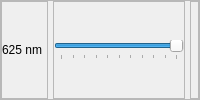
                        <widget class="QFrame" name="Chrolis12_frame">
                         <property name="frameShape">
                          <enum>QFrame::StyledPanel</enum>
                         </property>
                         <property name="frameShadow">
                          <enum>QFrame::Raised</enum>
                         </property>
                         <layout class="QHBoxLayout" name="aa_24">
                          <property name="spacing">
                           <number>5</number>
                          </property>
                          <property name="leftMargin">
                           <number>0</number>
                          </property>
                          <property name="topMargin">
                           <number>0</number>
                          </property>
                          <property name="rightMargin">
                           <number>0</number>
                          </property>
                          <property name="bottomMargin">
                           <number>0</number>
                          </property>
                          <item>
                           <widget class="QFrame" name="Chrolis12_Display_frame">
                            <property name="maximumSize">
                             <size>
                              <width>125</width>
                              <height>16777215</height>
                             </size>
                            </property>
                            <property name="frameShape">
                             <enum>QFrame::StyledPanel</enum>
                            </property>
                            <property name="frameShadow">
                             <enum>QFrame::Raised</enum>
                            </property>
                            <layout class="QHBoxLayout" name="Chrolis12_toggleButton_layout">
                             <property name="spacing">
                              <number>0</number>
                             </property>
                             <property name="leftMargin">
                              <number>0</number>
                             </property>
                             <property name="topMargin">
                              <number>0</number>
                             </property>
                             <property name="rightMargin">
                              <number>5</number>
                             </property>
                             <property name="bottomMargin">
                              <number>0</number>
                             </property>
                             <item>
                              <widget class="QLabel" name="Chrolis12_Display_label">
                               <property name="text">
                                <string>625 nm</string>
                               </property>
                               <property name="alignment">
                                <set>Qt::AlignLeading|Qt::AlignLeft|Qt::AlignVCenter</set>
                               </property>
                              </widget>
                             </item>
                            </layout>
                           </widget>
                          </item>
                          <item>
                           <widget class="QFrame" name="Chrolis12_Slider_frame">
                            <property name="maximumSize">
                             <size>
                              <width>225</width>
                              <height>16777215</height>
                             </size>
                            </property>
                            <property name="frameShape">
                             <enum>QFrame::StyledPanel</enum>
                            </property>
                            <property name="frameShadow">
                             <enum>QFrame::Raised</enum>
                            </property>
                            <layout class="QHBoxLayout" name="horizontalLayout_77">
                             <property name="spacing">
                              <number>0</number>
                             </property>
                             <property name="leftMargin">
                              <number>0</number>
                             </property>
                             <property name="topMargin">
                              <number>0</number>
                             </property>
                             <property name="rightMargin">
                              <number>0</number>
                             </property>
                             <property name="bottomMargin">
                              <number>0</number>
                             </property>
                             <item>
                              <widget class="QSlider" name="Chrolis12_Slider">
                               <property name="maximum">
                                <number>100</number>
                               </property>
                               <property name="sliderPosition">
                                <number>100</number>
                               </property>
                               <property name="orientation">
                                <enum>Qt::Horizontal</enum>
                               </property>
                               <property name="tickPosition">
                                <enum>QSlider::TicksBelow</enum>
                               </property>
                               <property name="tickInterval">
                                <number>10</number>
                               </property>
                              </widget>
                             </item>
                            </layout>
                           </widget>
                          </item>
                          <item>
                           <widget class="QFrame" name="Chrolis12_Light_frame">
                            <property name="maximumSize">
                             <size>
                              <width>50</width>
                              <height>16777215</height>
                             </size>
                            </property>
                            <property name="frameShape">
                             <enum>QFrame::StyledPanel</enum>
                            </property>
                            <property name="frameShadow">
                             <enum>QFrame::Raised</enum>
                            </property>
                            <layout class="QHBoxLayout" name="horizontalLayout_78">
                             <property name="spacing">
                              <number>0</number>
                             </property>
                             <property name="leftMargin">
                              <number>0</number>
                             </property>
                             <property name="topMargin">
                              <number>0</number>
                             </property>
                             <property name="rightMargin">
                              <number>0</number>
                             </property>
                             <property name="bottomMargin">
                              <number>0</number>
                             </property>
                             <item>
                              <widget class="QLabel" name="Chrolis12_Value">
                               <property name="text">
                                <string/>
                               </property>
                               <property name="alignment">
                                <set>Qt::AlignCenter</set>
                               </property>
                              </widget>
                             </item>
                            </layout>
                           </widget>
                          </item>
                         </layout>
                        </widget>
